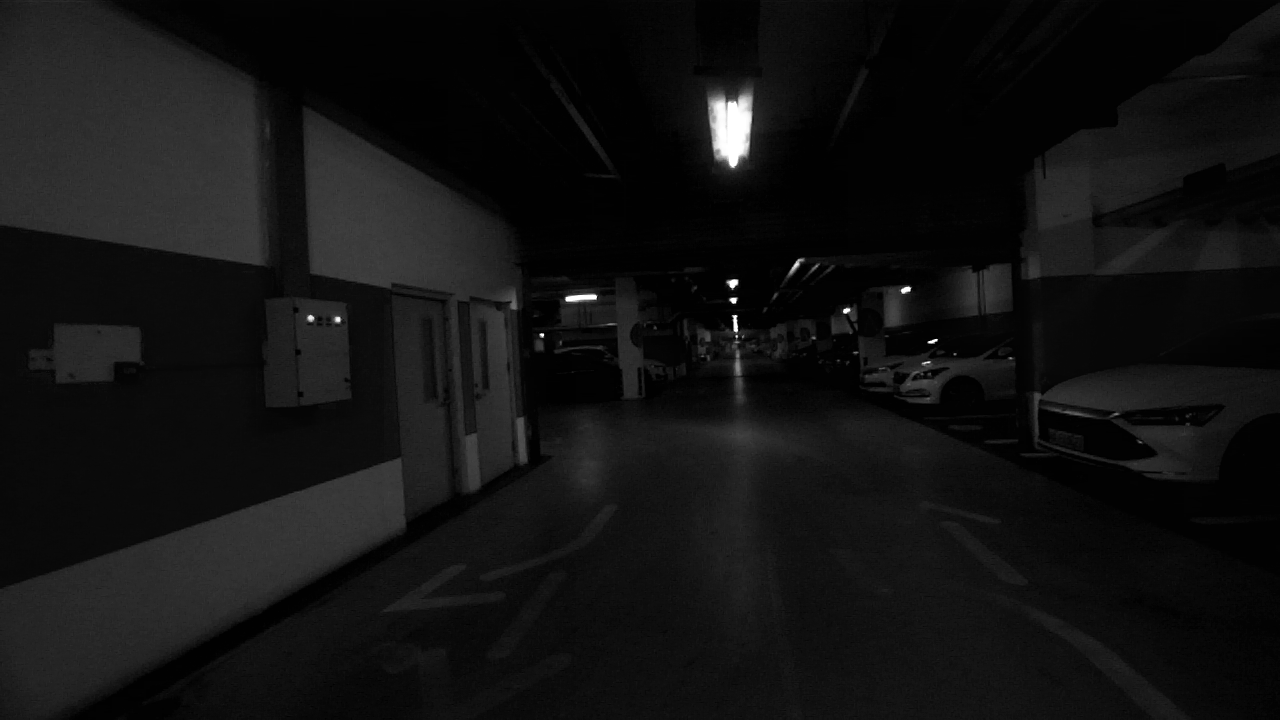
//> input picture image_data/8.png, 1280 x 720 px
$ ./orb_matching   (built with g++ and OpenCV 4)
//> lines starting //> are read from the running program, lines starting //| are printed output that depends on the picture
#include <iostream>
#include <opencv2/features2d.hpp>
#include <opencv2/opencv.hpp>
using namespace std;
using namespace cv;

int main(void) {
  // 配置图像路径
  Mat img1 = imread("/home/tanhaozhang/zed_bow/image_data/8.png", 0);
//> img1 is the input picture: 720 rows x 1280 cols, CV_8UC1; min 0, max 255, mean 17.9
  Mat img2 = imread("/home/tanhaozhang/zed_bow/image_data/10.png", 0);
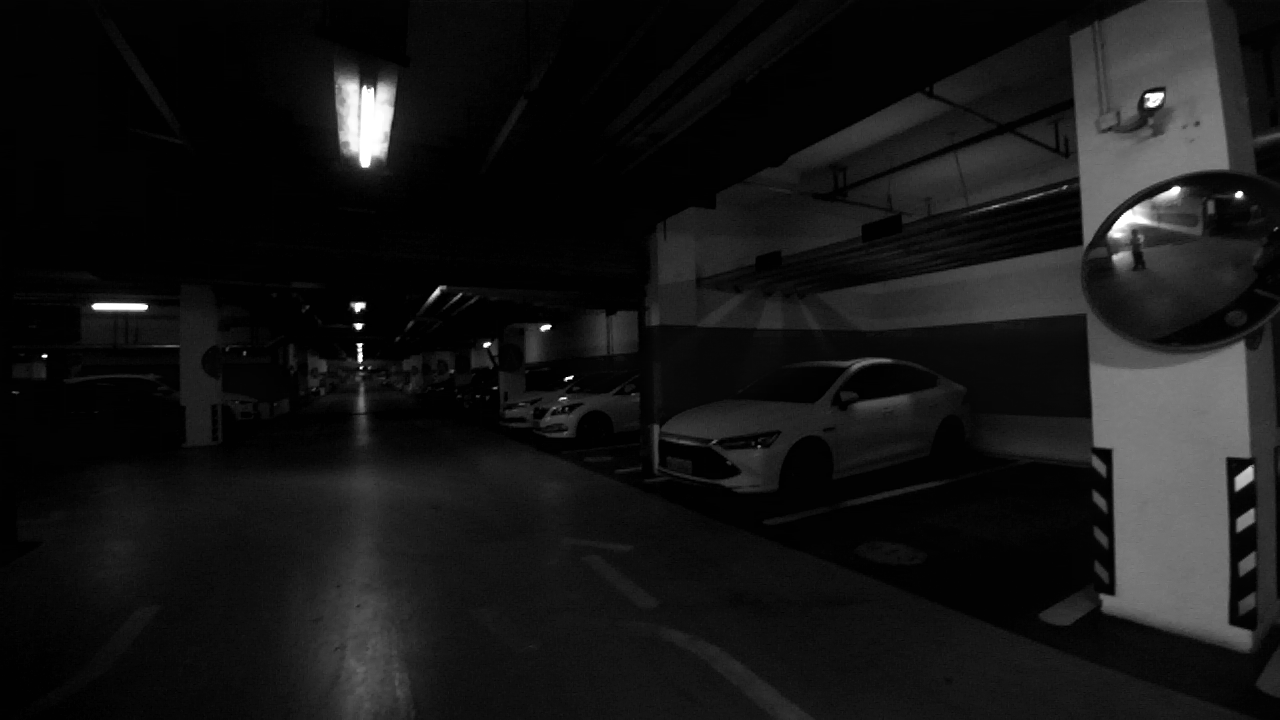
//> input picture image_data/10.png, 1280 x 720 px
//> img2 is the input picture: 720 rows x 1280 cols, CV_8UC1; min 0, max 255, mean 22.1
  // 判断输入图像是否读取成功
  if (img1.empty() || img2.empty() || img1.channels() != 1 ||
      img2.channels() != 1) {
    std::cout << "Input Image is nullptr or the image channels is not gray!" << endl;
    system("pause");
  }
  // ORB算法继承Feature2D基类
  Ptr<ORB> orb = ORB::create(400, 1.2, 8, 31, 0, 2, 0, 31, 20);
  // 调整精度，值越小点越少，越精准
  vector<KeyPoint> kpts1, kpts2;
  // 特征点检测算法...
  orb->detect(img1, kpts1);
//> kpts1 = 400 keypoints; strongest (x, y, size): (735, 316, 31), (734, 299, 37.2), (541, 334, 31), (734, 301, 37.2)
  orb->detect(img2, kpts2);
//> kpts2 = 400 keypoints; strongest (x, y, size): (359, 327, 44.6), (360, 344, 37.2), (361, 344, 31), (359, 325, 53.6)

  // 特征点描述算法...
  Mat desc1, desc2;


  // 默认选择BRIEF描述符
  if (1) {
    // ORB 算法中默认BRIEF描述符
    orb->compute(img1, kpts1, desc1);
    orb->compute(img2, kpts2, desc2);
  }
  // 粗精匹配数据存储结构
  vector<vector<DMatch>> matches;
  vector<DMatch> goodMatchKpts;
  // Keypoint Matching...
  DescriptorMatcher *pMatcher = new BFMatcher(NORM_HAMMING, false);
  pMatcher->knnMatch(desc1, desc2, matches, 2);
//> matches = 400 matches
  // 欧式距离度量  阈值设置为0.8
  for (unsigned int i = 0; i < matches.size(); ++i) {
    if (matches[i][0].distance < 0.8 * matches[i][1].distance) {
      goodMatchKpts.push_back(matches[i][0]);
    }
  }
//> after the loop, goodMatchKpts = 108 matches
  // 显示匹配点对
  Mat show_match;
  drawMatches(img1, kpts1, img2, kpts2, goodMatchKpts, show_match);
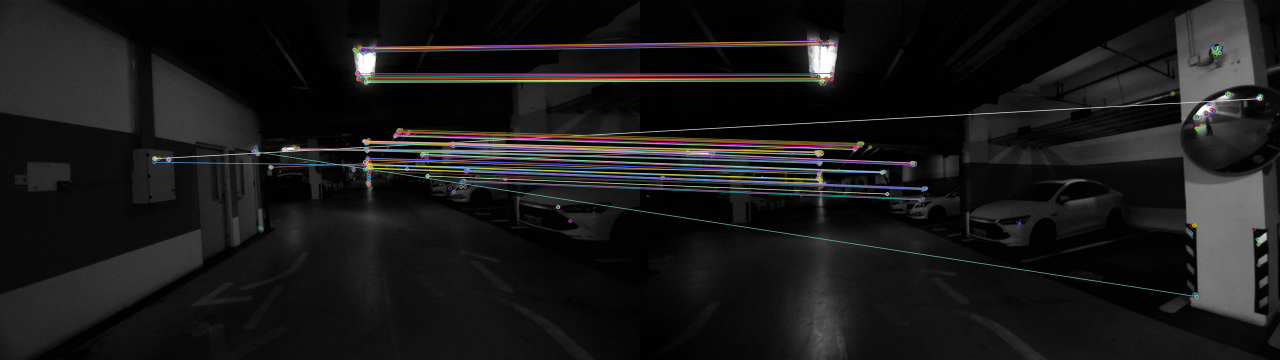
//> show_match: 720 rows x 2560 cols, CV_8UC3 (shown at 1/2 size); mean B, G, R 24.9, 24.9, 25.3

  // 显示输出
  ostringstream s_time;
  s_time << time;
  imshow("ORB_Algorithms_" + s_time.str(), show_match);

  cout << "(kpts1: " << kpts1.size() << ") && (kpts2:" << kpts2.size()
       << ") = goodMatchesKpts: " << goodMatchKpts.size() << endl;
//| (kpts1: 400) && (kpts2:400) = goodMatchesKpts: 108

  waitKey(0);

  // RANSAC Geometric Verification
  if (goodMatchKpts.size() < 4) {
    cout << "The Match Kpts' Size is less than Four to estimate!" << endl;
    return 0;
  }

  vector<Point2f> obj, scene;
  for (unsigned int i = 0; i < goodMatchKpts.size(); ++i) {
    obj.push_back(kpts1[goodMatchKpts[i].queryIdx].pt);
    scene.push_back(kpts2[goodMatchKpts[i].trainIdx].pt);
  }
//> this loop made 108 passes
//> after the loop, obj = 108 Points (x, y), first 12: [738, 342], [936, 340], [923, 363], [742, 337], [736, 336], [543, 334], [745, 154], [746, 157], [737, 162], [800, 262], [798, 264], [308, 317]; scene = 108 Points (x, y), first 12: [362.9, 373], [572, 376], [560, 399], [368.4, 367.2], [360, 367.2], [441, 290], [382.8, 158.4], [382.8, 158.4], [371.5, 157], [441.6, 290.4], [441.6, 290.4], [1239, 197]
  // 估计Two Views变换矩阵
  Mat H = findHomography(obj, scene, CV_RANSAC);
//> H = [[13.67, -0.16, -7118.1], [3.7, 9.57, -2996.1], [0.00921, 0.000722, 1]]
  vector<Point2f> obj_corners(4), scene_corners(4);
  obj_corners[0] = cvPoint(0, 0);
  obj_corners[1] = cvPoint(img1.cols, 0);
  obj_corners[2] = cvPoint(img1.cols, img1.rows);
  obj_corners[3] = cvPoint(0, img1.rows);
  // 点集变换标出匹配重复区域
  perspectiveTransform(obj_corners, scene_corners, H);
//> scene_corners = 4 Points (x, y): [-7118.1, -2996.1], [811.7, 136.4], [771.3, 648.9], [-4759, 2560.5]

  line(show_match, scene_corners[0] + Point2f(img1.cols, 0),
       scene_corners[1] + Point2f(img1.cols, 0), Scalar(0, 255, 0), 4);
  line(show_match, scene_corners[1] + Point2f(img1.cols, 0),
       scene_corners[2] + Point2f(img1.cols, 0), Scalar(0, 255, 0), 4);
  line(show_match, scene_corners[2] + Point2f(img1.cols, 0),
       scene_corners[3] + Point2f(img1.cols, 0), Scalar(0, 255, 0), 4);
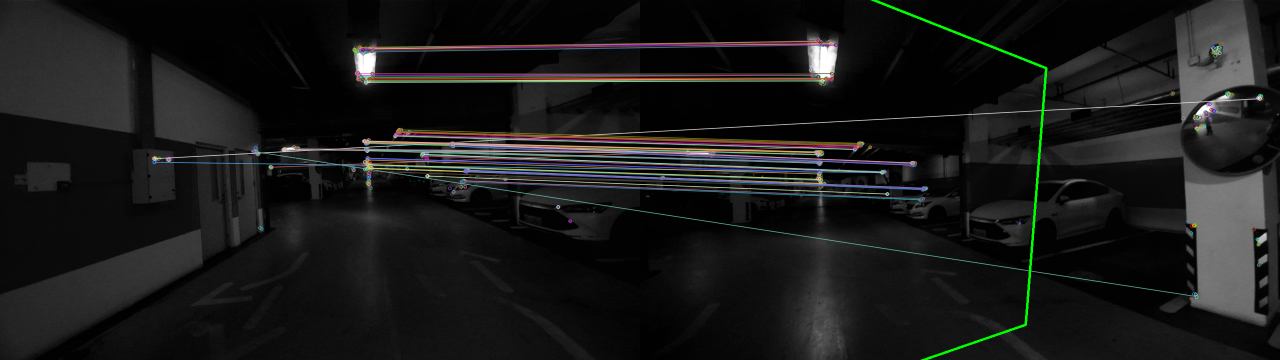
//> show_match: 720 rows x 2560 cols, CV_8UC3 (shown at 1/2 size); mean B, G, R 24.8, 25.6, 25.2
  line(show_match, scene_corners[3] + Point2f(img1.cols, 0),
       scene_corners[0] + Point2f(img1.cols, 0), Scalar(0, 255, 0), 4);

  imshow("Match End", show_match);
  imwrite("img_boat15.jpg", show_match);
  waitKey(0);
  system("pause");
  return 0;
}
